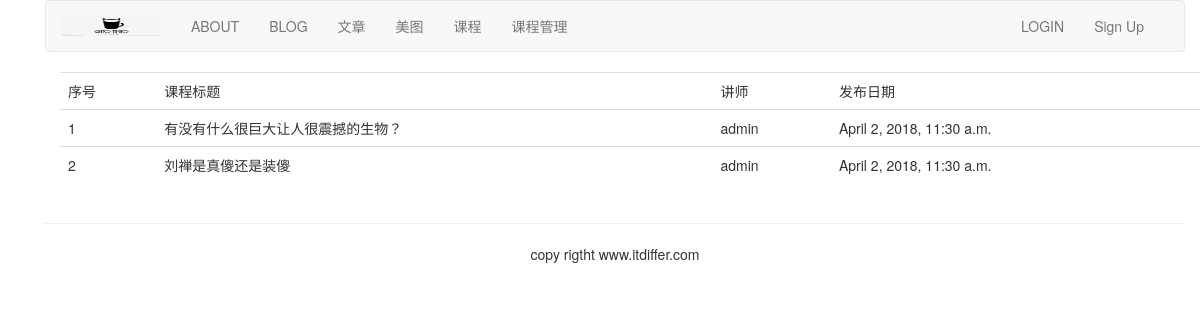
Screenshot of /course/course_list/ with the database file from the repository.
### course/models.py (models this page shows, shortened)
class Course(models.Model):
    user = models.ForeignKey(User, related_name='couses_user', on_delete=models.CASCADE)
    title = models.CharField(max_length=200)
    slug = models.SlugField(max_length=200, unique=True)
    overview = models.TextField()
    created = models.DateTimeField(auto_now_add=True)
    student = models.ManyToManyField(User, related_name='course_joined', blank=True)
    class Meta:
        ordering = ("-created",)

### course/views.py (the view)
class CourseListView(ListView):
    model = Course
    context_object_name = 'courses'
    template_name = 'course/course_list.html'

### templates/course/course_list.html (shortened to what this page needs)
{% extends 'base.html' %}
{% block content %}
    <div class="container">
        <table class="table table-hover">
            <tr>
                <td>序号</td>
                <td>课程标题</td>
                <td>讲师</td>
                <td>发布日期</td>
            </tr>
            {% for course in courses %}
                <tr>
                    <td>{{ forloop.counter }}</td>
                    <td>{{ course.title }}</td>
                    <td>{{ course.user.username }}</td>
                    <td>{{ course.created }}</td>
                </tr>
            {% endfor %}
        </table>
    </div>
{% endblock %}

### rows the page displays
Course: title "有没有什么很巨大让人很震撼的生物？", user.username "admin", created "April 2, 2018, 11:30 a.m."
Course: title "刘禅是真傻还是装傻", user.username "admin", created "April 2, 2018, 11:30 a.m."
